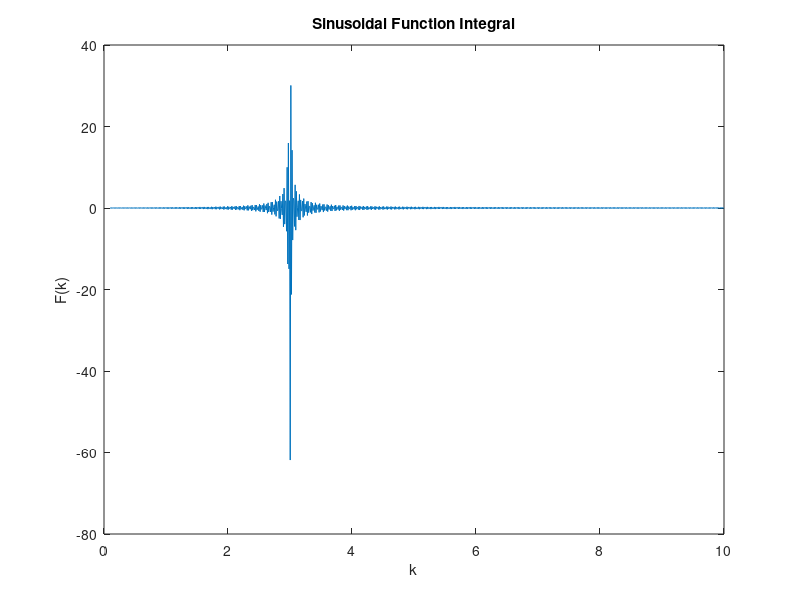

Recreate this plot in MATLAB. (Note: this script raises an error after producing the figure.)
clear 
close all

val = 3;
map = linspace(.1,10, 1000);
t = 1000;

for i = 1:length(map)
    test(i) = (val*sin(val*t)*cos(map(i)*t)-map(i)*cos(val*t)*sin(map(i)*t))/(val^2-map(i)^2);
end 

plot(map,test)
title('Sinusoidal Function Integral', 'Color','k')
xlabel('k')
ylabel('F(k)')

prettygraph(gca)
